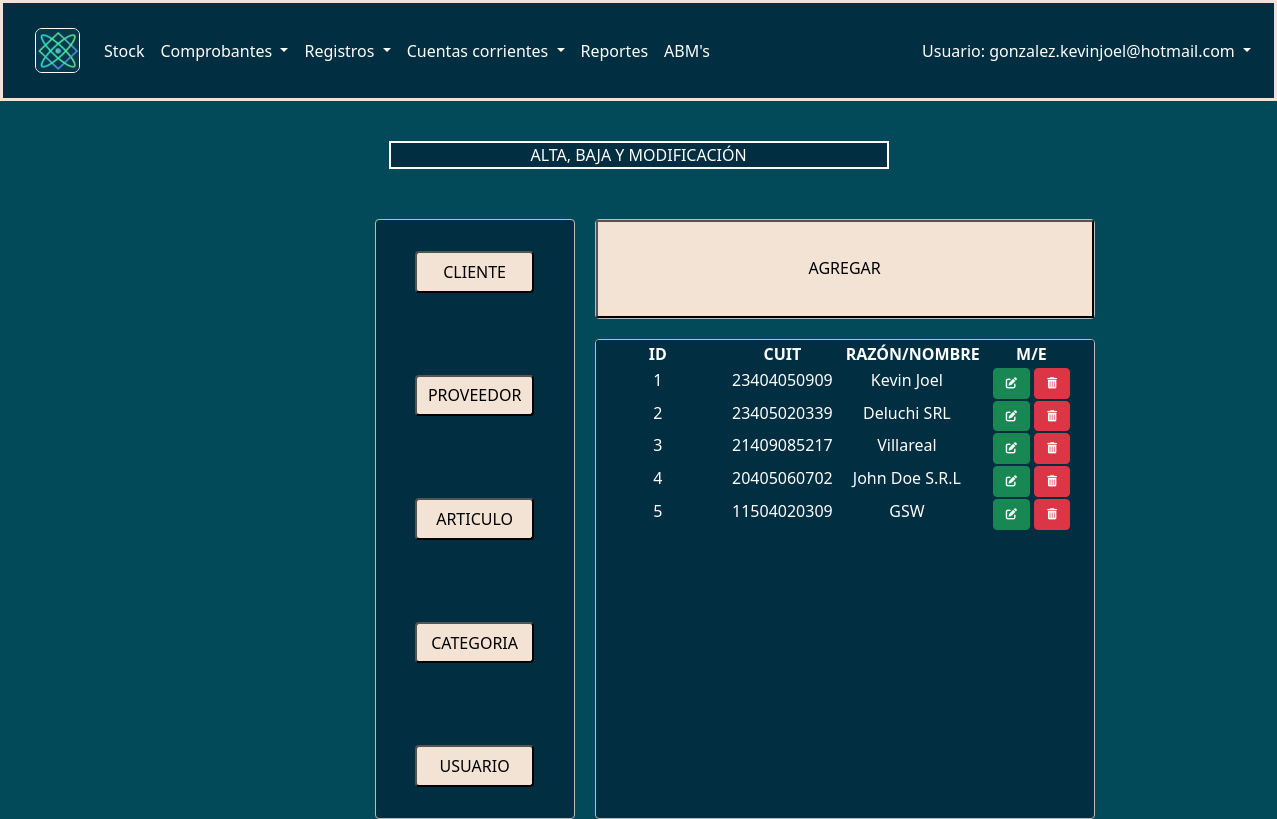
The page /abm/ (signed in) on the database its author committed.
### AppClientes/models.py (models this page shows, shortened)
class Clientes(models.Model):
    id_cliente = models.IntegerField('Nro de ID',primary_key = True)
    cuit=models.PositiveIntegerField()
    razon_nombre=models.CharField('Razon o nombre', max_length=50)
    condicion=models.ForeignKey(CondicionFiscal, on_delete=models.CASCADE)
    telefono=models.PositiveIntegerField('Teléfono')
    direccion=models.ForeignKey(Direcciones, on_delete=models.CASCADE)
    created=models.DateTimeField(auto_now_add=True)
    updated=models.DateTimeField(auto_now_add=True)
    class Meta:
        verbose_name="Cliente"
        verbose_name_plural="Clientes"

### AppABM/views.py (the view)
# urls.py: path('', views.abm, name="Abm"),
@login_required
def abm(request):
    cliente = Clientes.objects.all()
    return render(request, "AppABM/abm.html", {"cli":cliente})

### AppAgregar/context_processor.py (called while the page is built)
def importe_total(request):
    total=0.0
    if request.user.is_authenticated:
        if "agregar" in request.session.keys():
                for key, value in request.session['agregar'].items():
                        total=total+value['totalcant']
    return {'importe_total': total}

def importe_totalsiniva(request):
    total=0.0
    if request.user.is_authenticated:
        if "agregar" in request.session.keys():
                for key, value in request.session['agregar'].items():
                        total=total+value['subtotal']
    return {'totalsiniva': total}

### AppAgregarV/context_processor.py (called while the page is built)
def importe_total(request):
    total=0.0
    if request.user.is_authenticated:
        if "agregarv" in request.session.keys():
                for key, value in request.session['agregarv'].items():
                        total=total+value['totalcant']
    return {'totalventaIVA': total}

def importe_totalsiniva(request):
    total=0.0
    if request.user.is_authenticated:
        if "agregarv" in request.session.keys():
                for key, value in request.session['agregarv'].items():
                        total=total+value['subtotal']
    return {'totalventa': total}

### AppABM/templates/AppAbm/abm.html
{% extends "base/base.html" %}
{% load static %}
{% block content %}
<div class="titulocentro">
    <p class="titulofact">ALTA, BAJA Y MODIFICACIÓN</p>
</div>
<div class="todo">
    <div class="cuadrado">
        <div class="cuadro uno">
            <button type="button" class="botonesabm uno">
                CLIENTE
            </button>
            <button type="button" class="botonesabm">
                <a style="text-decoration:none; color: black" href="{% url 'abmproveedor' %}">PROVEEDOR</a>
            </button>
            <button type="button" class="botonesabm">
                <a style="text-decoration:none; color: black" href="{% url 'abmarticulo' %}">ARTICULO</a>
            </button>
            <button type="button" class="botonesabm">
                <a style="text-decoration:none; color: black" href="{% url 'abmcategoria' %}">CATEGORIA</a>
            </button>
            <button type="button" class="botonesabm">
                <a style="text-decoration:none; color: black" href="{% url 'abmusuario' %}">USUARIO</a>
            </button>
        </div>
        <div class="cuadrado dos">
            <div class="cuadro dos">
                <button  style="background-color: #F2E3D5;" type="button" class="botonagregar">
                    <a style="text-decoration:none; color: black; margin-top: 25px;" class="nav-link stock {% if '/agregar/' in request.path %} active {% endif %} prueba" aria-current="page" href="{% url 'agregar_cliente' %}"> AGREGAR</a>
                </button>
            </div>
            <div class="cuadro tres">
                <table>
                    <thead class="headtabledos">
                        <tr>
                            <th class="titulotabla">ID</th>
                            <th class="titulotabla">CUIT</th>
                            <th class="titulotabla">RAZÓN/NOMBRE</th>
                            <th class="titulotabla">M/E</th>
                        </tr>
                    </thead>
                    <tbody>
                    {% if cli %}
                        {% for clientes in cli %}
                        <tr class="clientesabm">
                            <td class="contenidotabla">{{ clientes.id_cliente }}</td>
                            <td class="contenidotabla">{{ clientes.cuit }}</td>
                            <td class="contenidotabla">{{ clientes.razon_nombre }}</td>
                            <td class="contenidotabla">
                                <a href="{% url 'modificar_cliente' clientes.id_cliente %}" class="btn btn-success" style="font-size: 70%;"><i class="fa-solid fa-pen-to-square"></i></a>
                                <a href="{% url 'modificar_cliente' clientes.id_cliente %}" class="btn btn-danger" style="font-size: 70%;"><i class="fa-solid fa-trash-can"></i></a>
                            </td>
                        </tr>
                        {% endfor %}
                    {% endif %}
                    </tbody>
                </table>
            </div>
        </div>
    </div>
</div>
{% endblock %}

### AppNav/templates/AppNav/barra.html (shortened to what this page needs)
<!doctype html>
<html lang="en">
  <head>
    {% load bootstrap4 %}
    {% bootstrap_css %}
    {% load sweetify %}
    {% load static %}
    <link href="https://cdn.jsdelivr.net/npm/bootstrap@5.1.3/dist/css/bootstrap.min.css" rel="stylesheet">
    <link href="{% static 'base/css/styles.css' %}" rel="stylesheet">
    <link rel="stylesheet" href="https://cdnjs.cloudflare.com/ajax/libs/font-awesome/6.1.1/css/all.min.css">
  </head>
  <body class="bodybase">
    <nav class="navbar navbar-expand-lg navbar-light bg-light" style="box-shadow: 2px 2px 3px 3px #3F4450">
      <div class="container-fluid">
        <a class="navbar-brand zz" href="{% url 'Home' %}"><img src="/static/base/img/logoge.png" class="logo" alt="Logo"></a>
      {% if request.user.is_authenticated %}
        <div class="collapse navbar-collapse" id="navbarSupportedContent">
          <ul class="navbar-nav me-auto mb-2 mb-lg-0" style="width: 80%;">
            <li class="nav-item">
              <a class="nav-link zz yy" aria-current="page" href="{% url 'Stock' %}">Stock</a>
            </li>
            <li class="nav-item dropdown">
              <a class="nav-link dropdown-toggle zz yy" href="#" id="navbarDropdown" role="button" data-bs-toggle="dropdown" aria-expanded="false">
                Comprobantes
              </a>
            </li>
            <li class="nav-item dropdown">
              <a class="nav-link dropdown-toggle zz yy" href="#" id="navbarDropdown" role="button" data-bs-toggle="dropdown" aria-expanded="false">
                Registros
              </a>
            </li>
            <li class="nav-item dropdown">
              <a class="nav-link dropdown-toggle zz yy" href="#" id="navbarDropdown" role="button" data-bs-toggle="dropdown" aria-expanded="false">
                Cuentas corrientes
              </a>
            </li>
            <li class="nav-item">
              <a class="nav-link zz yy" href="{% url 'Reportes' %}">Reportes</a>
            </li>
            <li class="nav-item">
              <a class="nav-link zz yy" href="{% url 'Abm' %}" style="width: 250px;">ABM's</a>
            </li>
          </ul>
          <div style="position: relative">
          <li class="nav-item dropdown" style="float: right; display: contents;">
            <a class="nav-link dropdown-toggle zz yy" href="#" id="navbarDropdown" role="button" data-bs-toggle="dropdown" aria-expanded="false" style="text-align: -webkit-right;">
            Usuario: {{ request.user.email }}
            </a>
          </li>
          </div>
          {% endif %}
        </div>
      </div>
    </nav>
    {% block content %}
    {% endblock %}
  </body>
</html>

### static/base/css/styles.css (style rules this page uses)
.navbar.navbar-expand-lg.navbar-light.bg-light { padding: 20px; background-color:#012E40 !important; box-shadow: none !important; border:solid #F2E3D5; }
.nav-link.zz.yy { color:white; }
.logo { border: solid 0.5px white; border-radius: 10px; }
.bodybase { background: #024959; background-attachment: fixed; }
.logo { width: 45px; height: 45px; border-radius: 7px; }
.nav-link.stock { display: inline-block; width: 100%; height: 100%; margin-top: 5px; }
.titulocentro { margin-top: 40px; text-align: -webkit-center; }
.titulofact { background-color: #012E40; color: white; width: 500px; border: solid white 2px; text-align: -webkit-center; }
.todo { margin-right: auto; margin-left: auto; }
.cuadrado { margin-top: 50px; display: grid; grid-gap: 20px; grid-template-columns: 45% 50%; }
.botonesabm { margin-left: auto; margin-right: auto; width: 60%; height: 40%; border-radius:4px; background-color: #F2E3D5; }
.cuadrado.dos { display: inline-block; display: grid; grid-gap: 20px; grid-template-columns: 1fr; margin-top: 0px; }
.cuadro { border-radius:4px; border:1px solid #bbb; display: inline-block; display: grid; grid-gap: 20px; }
.cuadro.uno { background-color: #012E40; text-align: center; width: 200px; height: 600px; margin-left: auto; align-items: center; }
.cuadro.dos { background-color: black; text-align: center; width: 500px; height: 100px; }
.cuadro.tres { background-color: #012E40; text-align: center; width: 500px; height: 480px; overflow-y: auto; overflow-x: hidden; }
.clientesabm { color: white; display: flex; }
.headtabledos { background-color: #012E40; color: white; }
.titulotabla { display: inline-block; width: 25%; }
.contenidotabla { display: inline-block; width: 25%; }

### rows shown on the page
Clientes: id_cliente "1", cuit "23404050909", razon_nombre "Kevin Joel"
Clientes: id_cliente "2", cuit "23405020339", razon_nombre "Deluchi SRL"
Clientes: id_cliente "3", cuit "21409085217", razon_nombre "Villareal"
Clientes: id_cliente "4", cuit "20405060702", razon_nombre "John Doe S.R.L"
Clientes: id_cliente "5", cuit "11504020309", razon_nombre "GSW"

### other values the page prints
{{ request.user.email }} "gonzalez.kevinjoel@hotmail.com"
